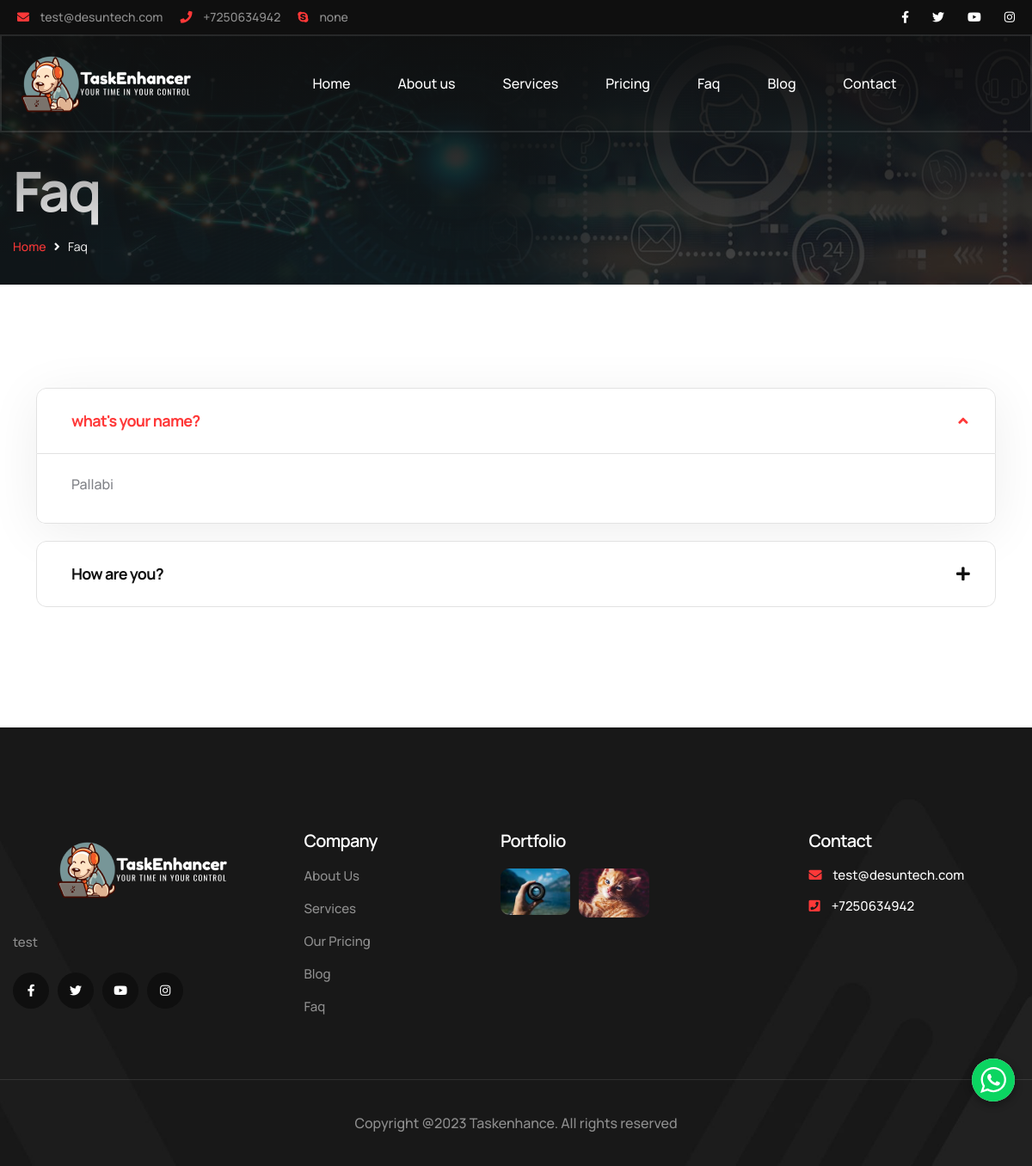
The app's page /faq.php with its own data.
### tables this page shows
CREATE TABLE `site_info` (
  `id` int(11) NOT NULL,
  `footer_description` text DEFAULT NULL,
  `email` varchar(155) DEFAULT NULL,
  `phone` varchar(12) DEFAULT NULL,
  `skype` varchar(155) DEFAULT NULL,
  `whatsapp` varchar(12) DEFAULT NULL,
  `youtube_link` varchar(155) DEFAULT NULL,
  `twitter_link` varchar(155) DEFAULT NULL,
  `instagram_link` varchar(155) DEFAULT NULL,
  `facebook_link` varchar(155) DEFAULT NULL,
  `number_of_happy_customer` int(11) NOT NULL,
  `number_of_client` int(11) NOT NULL,
  `number_of_jobs` int(11) NOT NULL,
  `number_of_workers` int(11) NOT NULL,
  `number_of_contrubutors` int(11) NOT NULL,
  `others1` varchar(155) DEFAULT NULL,
  `others2` varchar(155) DEFAULT NULL,
  `updated_at` datetime DEFAULT NULL,
  `updated_by` varchar(155) DEFAULT NULL
);

CREATE TABLE `faq` (
  `faq_id` int(10) NOT NULL,
  `question` varchar(500) NOT NULL,
  `answer` longtext NOT NULL,
  `create_at` datetime NOT NULL DEFAULT current_timestamp(),
  `update_at` datetime NOT NULL DEFAULT current_timestamp() ON UPDATE current_timestamp()
);

CREATE TABLE `portfolio` (
  `portfolio_id` int(11) NOT NULL,
  `image` longblob NOT NULL,
  `url_text` varchar(100) DEFAULT NULL,
  `name` varchar(255) NOT NULL,
  `create_at` timestamp NOT NULL DEFAULT current_timestamp(),
  `update_at` datetime DEFAULT current_timestamp() ON UPDATE current_timestamp()
);

### framework/methods/crud.php (called while the page is built, shortened)
<?php
function fetchRow($table_name, $condition = 1)
{
    global $conn;
    $query = "SELECT * FROM `$table_name` WHERE $condition ";
    $result = mysqli_query($conn, $query);
    return mysqli_fetch_array($result);
}

### faq.php (the view, shortened to what this page needs)
<?php
require_once("config.php") ;
require_once("inc/header.php");
      ?>
		<section class="page-title" style="background-image: url(images/main-slider/3.jpg);">
			<div class="auto-container">
				<div class="title-outer">
					<h1 class="title">Faq</h1>
					<ul class="page-breadcrumb">
						<li><a href="index.php">Home</a></li>
						<i class="fa fa-angle-right"></i>
						<li>Faq</li>
					</ul>
				</div>
			</div>
		</section>
		<section class="">
			<div class="container">
				<div class="row">
					<div class="col">
						<ul class="accordion-box wow fadeInRight">
							<?php $id = 0;
								$sql = "SELECT * FROM `faq`";
								$result = mysqli_query($conn, $sql);
									while ($rows = mysqli_fetch_assoc($result)) {
										$id = $id + 1;
								if($id == 1){
									?>
									<li class="accordion block active-block">
								<div class="acc-btn active"><?php echo $rows['question'] ?>
									<div class="icon fa fa-plus"></div>
								</div>
								<div class="acc-content current">
									<div class="content">
										<div class="text"><?php echo $rows['answer'] ?></div>
									</div>
								</div>
							</li>
							<?php
								}else{ ?>
							<li class="accordion block">
								<div class="acc-btn"><?php echo $rows['question'] ?>
									<div class="icon fa fa-plus"></div>
								</div>
							</li>
							<?php }
						    } ?>
						</ul>
					</div>
				</div>
			</div>
		</section>
		<?php include("inc/footer.php"); ?>

### inc/header.php (shortened to what this page needs)
<?php
$site_info_header = fetchRow('site_info');
?>
<!DOCTYPE html>
<html lang="en">
<head>
    <link href="css/bootstrap.min.css" rel="stylesheet">
    <link href="css/style.css" rel="stylesheet">
    <link href="css/style.css" rel="stylesheet">
    <link href="css/responsive.css" rel="stylesheet">
    <link rel="stylesheet" href="https://pro.fontawesome.com/releases/v5.10.0/css/all.css"
>
</head>
<body>
    <div class="page-wrapper">
        <header class="main-header header-style-one">
            <div class="header-top">
                <div class="inner-container">
                    <div class="top-left">
                        <ul class="list-style-one">
                            <?php if ($site_info_header['email'] != '') { ?>
                                <li><a href="mailto:<?= $site_info_header['email'] ?>"><i class="fa fa-envelope"></i> <?= $site_info_header['email'] ?></a></li>
                            <?php } ?>
                            <?php if ($site_info_header['phone'] != '') { ?>
                                <li><a href="tel:<?= $site_info_header['phone'] ?>"><i class="fa fa-phone"></i> +<?= $site_info_header['phone'] ?></a></li>
                            <?php } ?>
                            <?php if ($site_info_header['skype'] != '') { ?>
                                <li><a href="<?= $site_info_header['skype'] ?>"><i class="fab fa-skype"></i> <?= $site_info_header['skype'] ?></a></li>
                            <?php } ?>
                        </ul>
                    </div>
                    <div class="top-right">
                        <ul class="social-icon-one">
                            <?php if ($site_info_header['facebook_link'] != '') { ?>
                                <li><a href="<?= $site_info_header['facebook_link'] ?>"><i class="fab fa-facebook-f"></i></a></li>
                            <?php } ?>
                            <?php if ($site_info_header['twitter_link'] != '') { ?>
                                <li><a href="<?= $site_info_header['twitter_link'] ?>"><i class="fab fa-twitter"></i></a></li>
                            <?php } ?>
                            <?php if ($site_info_header['youtube_link'] != '') { ?>
                                <li><a href="<?= $site_info_header['youtube_link'] ?>"><i class="fab fa-youtube"></i></a></li>
                            <?php } ?>
                            <?php if ($site_info_header['instagram_link'] != '') { ?>
                                <li><a href="<?= $site_info_header['instagram_link'] ?>"><i class="fab fa-instagram"></i></a></li>
                            <?php } ?>
                        </ul>
                    </div>
                </div>
            </div>
            <div class="header-lower">
                <div class="container-fluid">
                    <div class="main-box">
                        <div class="logo-box">
                            <div class="logo">
                                <a href="index.php"><img src="images/logo-3.png" alt="" title="Tronis"></a>
                            </div>
                        </div>
                        <div class="nav-outer">
                            <nav class="nav main-menu">
                                <ul class="navigation">
                                    <li><a href="index.php">Home</a></li>
                                    <li><a class=" " href="about.php">About us</a></li>                                    <li><a href="services.php">Services</a></li>
                                    <li><a href="pricing.php">Pricing</a></li>
                                    <li><a href="faq.php">Faq</a></li>
                                    <li><a href="blog.php">Blog</a></li>
                                    <li><a href="contact.php">Contact</a></li>
                                </ul>
                            </nav>
                        </div>
                    </div>
                </div>
            </div>
        </header>

### inc/footer.php (shortened to what this page needs)
<footer class="main-footer">
  <div class="bg bg-pattern-9"></div>
  <div class="widgets-section">
    <div class="auto-container">
      <div class="row">
        <div class="footer-column col-xl-3 col-lg-12 col-md-12">
          <div class="footer-widget about-widget">
            <div class="logo">
              <a href="index.php"><img src="images/logo-3.png" alt=""></a>
            </div>
            <div class="text"><?= $site_info_header['footer_description'] ?></div>
            <ul class="social-icon-two">
              <?php if ($site_info_header['facebook_link'] != '') { ?>
                <li><a href="<?= $site_info_header['facebook_link'] ?>"><i class="fab fa-facebook-f"></i></a></li>
              <?php } ?>
              <?php if ($site_info_header['twitter_link'] != '') { ?>
                <li><a href="<?= $site_info_header['twitter_link'] ?>"><i class="fab fa-twitter"></i></a></li>
              <?php } ?>
              <?php if ($site_info_header['youtube_link'] != '') { ?>
                <li><a href="<?= $site_info_header['youtube_link'] ?>"><i class="fab fa-youtube"></i></a></li>
              <?php } ?>
              <?php if ($site_info_header['instagram_link'] != '') { ?>
                <li><a href="<?= $site_info_header['instagram_link'] ?>"><i class="fab fa-instagram"></i></a></li>
              <?php } ?>
            </ul>
          </div>
        </div>
        <div class="footer-column col-xl-3 col-lg-4 col-md-4">
          <div class="footer-widget links-widget">
            <h6 class="widget-title">Company</h6>
            <ul class="user-links">
              <li><a href="about.php">About Us</a></li>
              <li><a href="services.php">Services</a></li>
              <li><a href="pricing.php">Our Pricing</a></li>
              <li><a href="blog.php">Blog</a></li>
              <li><a href="faq.php">Faq</a></li>
            </ul>
          </div>
        </div>
        <div class="footer-column col-xl-3 col-lg-4 col-md-4 col-sm-8">
          <div class="footer-widget gallery-widget">
            <?php $id = 0;
            $sql = "SELECT * FROM `portfolio`";
            $result = mysqli_query($conn, $sql);
            $row = mysqli_num_rows($result);
            if (!$row == 0) { ?>
              <h6 class="widget-title">Portfolio</h6>
              <div class="widget-content">
                <div class="outer clearfix">
                  <?php
                  while ($rows = mysqli_fetch_assoc($result)) {
                    $id = $id + 1; ?>
                    <figure class="image">
                      <a href="<?php echo $rows['url_text'] ?>"><img src="admin/<?php echo $rows['image'] ?>" width="30px" height="50px" alt=""></a>
                    </figure>
                  <?php } ?>
                </div>
              </div>
            <?php } ?>
          </div>
        </div>
        <div class="footer-column col-xl-3 col-lg-4 col-md-4">
          <div class="footer-widget contacts-widget">
            <h6 class="widget-title">Contact</h6>
            <ul class="contact-info">
              <li><i class="fa fa-envelope"></i> <a href="mailto:<?= $site_info_header['email'] ?>"><?= $site_info_header['email'] ?></a><br>
              </li>
              <li><i class="fa fa-phone-square"></i> <a href="tel:<?= $site_info_header['phone'] ?>">+<?= $site_info_header['phone'] ?></a><br></li>
            </ul>
          </div>
        </div>
      </div>
    </div>
  </div>
  <div class="footer-bottom">
    <div class="auto-container">
      <div class="inner-container">
        <div class="copyright-text">Copyright @2023 Taskenhance. All rights reserved</a>
        </div>
      </div>
    </div>
  </div>
</footer>
</div>
<div class="integration">
  <a target="_blank" href="https://web.whatsapp.com/send?phone=<?= $site_info_header['whatsapp'] ?>">
    <div class="whatsapp-message">
      <img class="whatsapp-image" src="images/chaticon.svg">
    </div>
  </a>
</div>
</body>
</html>

### css/responsive.css (style rules this page uses)
@media only screen and (max-width: 1439px) { .header-style-one .container-fluid, .header-top .inner-container { padding: 0 20px; } }
@media only screen and (max-width: 1439px) { .header-style-one .header-lower .logo-box { padding: 10px 0 } }

### records on screen
site_info: email "test@desuntech.com", phone "7250634942", skype "none", footer_description "test"
faq: question "what's your name?", answer "Pallabi"
faq: question "How are you?"
portfolio: image (picture)
portfolio: image (picture)
